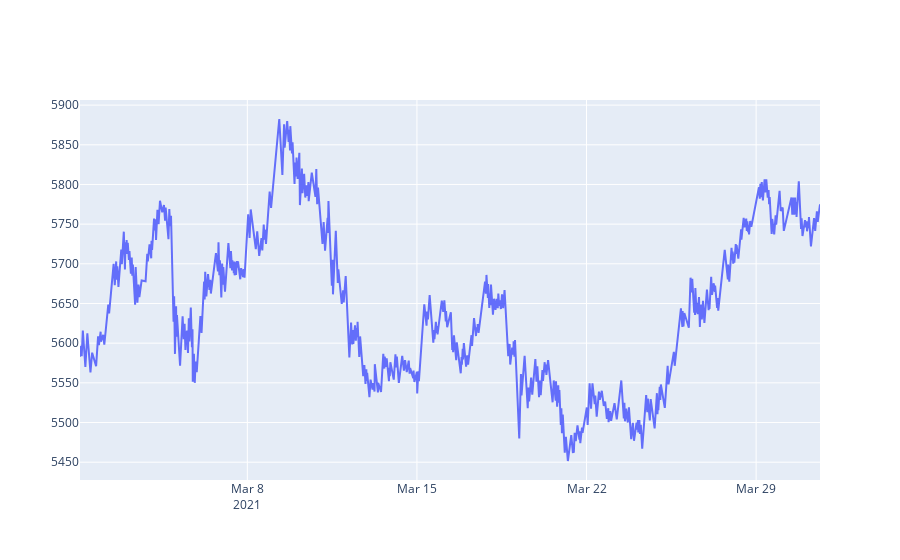

Notebook code cell kept with this figure:
### Code cell
fig = go.Figure(data=[go.Scatter(
                x=parsed_ds.loc[(parsed_ds['zz'].notnull())]['time'],
                y=parsed_ds.loc[(parsed_ds['zz'].notnull())]['zz']
            )])
# fig = go.Figure(data=[go.Candlestick(x=parsed_ds['time'],
#                 open=parsed_ds['open'],
#                 high=parsed_ds['high'],
#                 low=parsed_ds['low'],
#                 close=parsed_ds['close'])])

# fig.add_trace(go.Scatter(
#     x=parsed_ds.loc[(parsed_ds['zz'].notnull())]['time'],
#     y=parsed_ds.loc[(parsed_ds['zz'].notnull())]['zz']
# ))


fig.update_xaxes(
    rangebreaks=[
        dict(bounds=["sat", "mon"]), #hide weekends
        dict(bounds=[19, 9], pattern="hour"), #hide hours outside of 9am-6pm
    ]
)
fig.update_layout(xaxis_rangeslider_visible=False)

fig.show()

### Figure 1 — Plotly figure (JSON) as saved in the notebook; plotly's stock layout.template omitted (floating-point values rounded to 4 significant figures; data arrays with more than 128 entries replaced by an {"elided": "..."} marker saying what was removed)
{"data": [{"type": "scatter", "x": {"elided": "532 str values"}, "y": {"elided": "532 float values"}}], "layout": {"xaxis": {"rangebreaks": [{"bounds": ["sat", "mon"]}, {"bounds": [19, 9], "pattern": "hour"}], "rangeslider": {"visible": false}}}}
